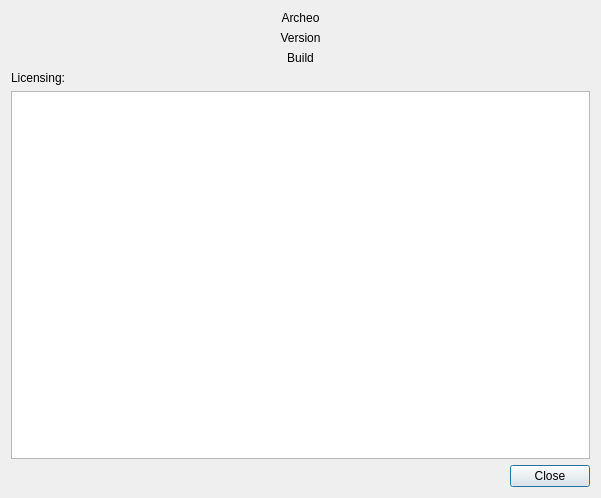
<?xml version="1.0" encoding="UTF-8"?>
<ui version="4.0">
 <class>About</class>
 <widget class="QDialog" name="About">
  <property name="geometry">
   <rect>
    <x>0</x>
    <y>0</y>
    <width>601</width>
    <height>498</height>
   </rect>
  </property>
  <property name="windowTitle">
   <string>About</string>
  </property>
  <layout class="QVBoxLayout" name="verticalLayout">
   <item>
    <widget class="QLabel" name="nameLabel">
     <property name="text">
      <string>Archeo</string>
     </property>
     <property name="alignment">
      <set>Qt::AlignCenter</set>
     </property>
    </widget>
   </item>
   <item>
    <widget class="QLabel" name="versionLabel">
     <property name="text">
      <string>Version</string>
     </property>
     <property name="alignment">
      <set>Qt::AlignCenter</set>
     </property>
    </widget>
   </item>
   <item>
    <widget class="QLabel" name="buildLabel">
     <property name="text">
      <string>Build</string>
     </property>
     <property name="alignment">
      <set>Qt::AlignCenter</set>
     </property>
    </widget>
   </item>
   <item>
    <widget class="QLabel" name="label">
     <property name="text">
      <string>Licensing:</string>
     </property>
    </widget>
   </item>
   <item>
    <widget class="QTextBrowser" name="copyrigthText"/>
   </item>
   <item>
    <widget class="QDialogButtonBox" name="buttonBox">
     <property name="orientation">
      <enum>Qt::Horizontal</enum>
     </property>
     <property name="standardButtons">
      <set>QDialogButtonBox::Close</set>
     </property>
    </widget>
   </item>
  </layout>
 </widget>
 <resources/>
 <connections>
  <connection>
   <sender>buttonBox</sender>
   <signal>accepted()</signal>
   <receiver>About</receiver>
   <slot>accept()</slot>
   <hints>
    <hint type="sourcelabel">
     <x>248</x>
     <y>254</y>
    </hint>
    <hint type="destinationlabel">
     <x>157</x>
     <y>274</y>
    </hint>
   </hints>
  </connection>
  <connection>
   <sender>buttonBox</sender>
   <signal>rejected()</signal>
   <receiver>About</receiver>
   <slot>reject()</slot>
   <hints>
    <hint type="sourcelabel">
     <x>316</x>
     <y>260</y>
    </hint>
    <hint type="destinationlabel">
     <x>286</x>
     <y>274</y>
    </hint>
   </hints>
  </connection>
 </connections>
</ui>
